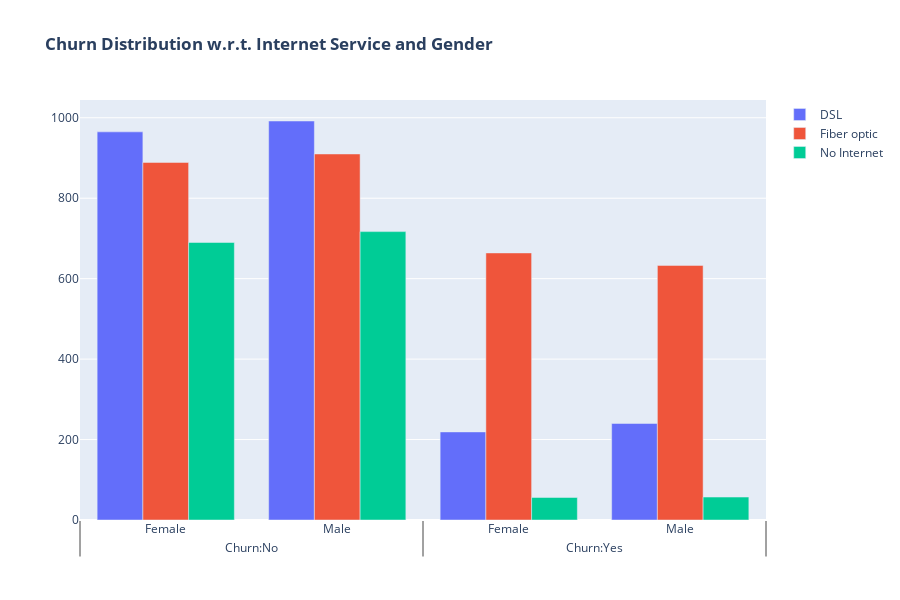

Notebook code for this chart:
### Code cell
fig = go.Figure()

fig.add_trace(go.Bar(
  x = [['Churn:No', 'Churn:No', 'Churn:Yes', 'Churn:Yes'],
       ["Female", "Male", "Female", "Male"]],
  y = [965, 992, 219, 240],
  name = 'DSL',
))

fig.add_trace(go.Bar(
  x = [['Churn:No', 'Churn:No', 'Churn:Yes', 'Churn:Yes'],
       ["Female", "Male", "Female", "Male"]],
  y = [889, 910, 664, 633],
  name = 'Fiber optic',
))

fig.add_trace(go.Bar(
  x = [['Churn:No', 'Churn:No', 'Churn:Yes', 'Churn:Yes'],
       ["Female", "Male", "Female", "Male"]],
  y = [690, 717, 56, 57],
  name = 'No Internet',
))

fig.update_layout(title_text="<b>Churn Distribution w.r.t. Internet Service and Gender</b>" , width=900, height=600)

fig.show()

### Figure 1 — Plotly figure (JSON) as saved in the notebook; plotly's stock layout.template omitted (floating-point values rounded to 4 significant figures)
{"data": [{"name": "DSL", "type": "bar", "x": [["Churn:No", "Churn:No", "Churn:Yes", "Churn:Yes"], ["Female", "Male", "Female", "Male"]], "y": [965, 992, 219, 240]}, {"name": "Fiber optic", "type": "bar", "x": [["Churn:No", "Churn:No", "Churn:Yes", "Churn:Yes"], ["Female", "Male", "Female", "Male"]], "y": [889, 910, 664, 633]}, {"name": "No Internet", "type": "bar", "x": [["Churn:No", "Churn:No", "Churn:Yes", "Churn:Yes"], ["Female", "Male", "Female", "Male"]], "y": [690, 717, 56, 57]}], "layout": {"height": 600, "title": {"text": "<b>Churn Distribution w.r.t. Internet Service and Gender</b>"}, "width": 900, "xaxis": {"autorange": true, "range": [-0.5, 3.5], "type": "multicategory"}, "yaxis": {"autorange": true, "range": [0, 1044.0], "type": "linear"}}}
